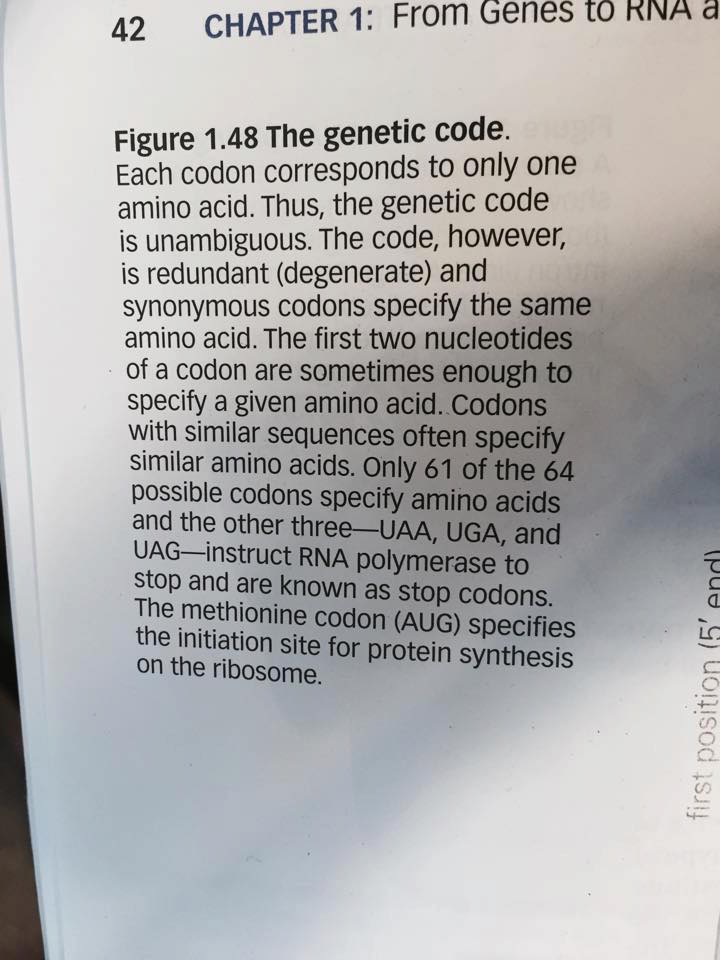
#> input picture im5.jpg, 720 x 960 px
$ python AdaptiveThresholding.py
#> lines starting #> are read from the running program, lines starting #| are printed output that depends on the picture; after the words box and inside, x2 and y2 are one past the last pixel; in counts of white or black regions, pixels touching at a corner belong together
from PIL import Image
import numpy as np
from PIL import ImageEnhance

def threshold(filename, step=20):
#> called with filename = 'im5.jpg', step = 5
    img    = Image.open(filename).convert("L")
    img = ImageEnhance.Contrast(img).enhance(1.2)
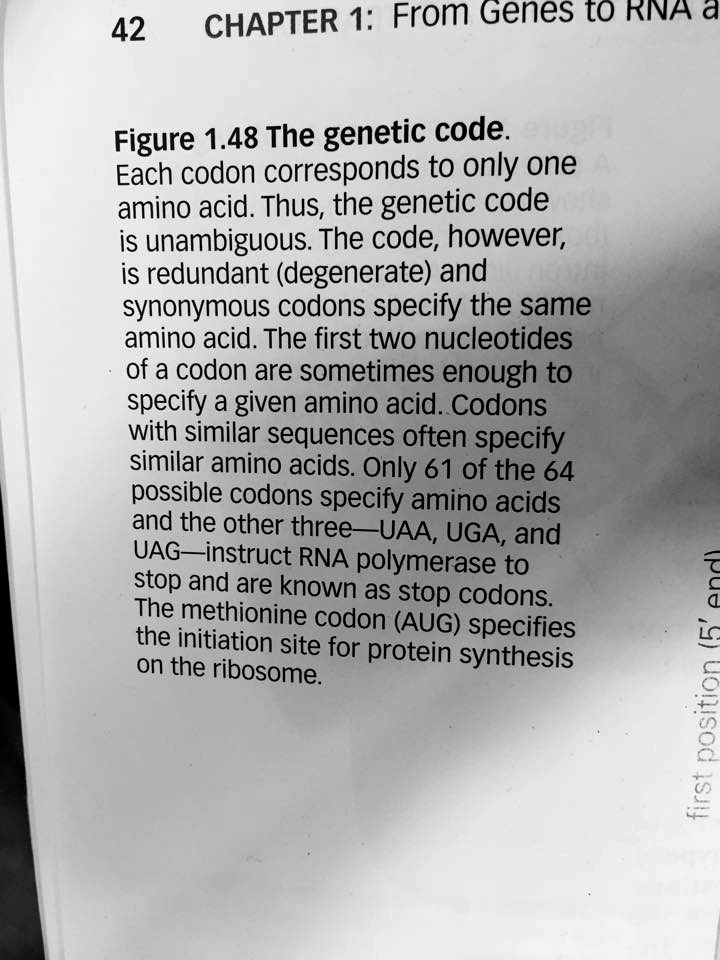
#> img: PIL image 720x960 L; min 0, max 255, mean 175.3
    pixels = list(img.getdata())
#> pixels = 691200 items
    arr    = np.array(pixels)
    arr2d  = arr.reshape(img.size)
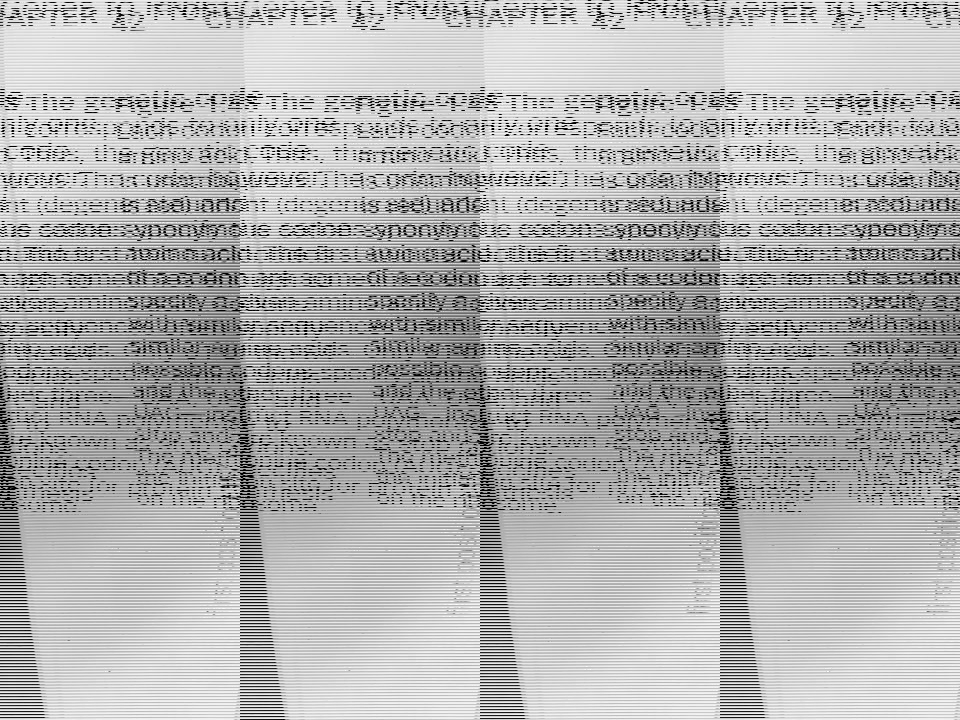
#> arr2d: shape (720, 960) int64; min 0, max 255, mean 175.3

    blocks = np.reshape(arr2d, (-1, step, step))
    for block in blocks:
        factor = 1.2 # CHANGE DEPENDING ON RESULT -> Need algorithm
        mean   = np.mean(block)
        thresh = mean/factor

        block[block <= thresh] = 0
        block[block > thresh] = 1
#> this loop made 27648 passes
#> (mean, thresh) on passes 1 to 3: (203.1, 169.2), (227.1, 189.3), (233.9, 194.9)

    arr2d = np.reshape(blocks, (1, -1))

    img2  = Image.new("1", img.size)
#> img2: PIL image 720x960 1; every value is 0
    img2.putdata(arr2d[0].tolist())
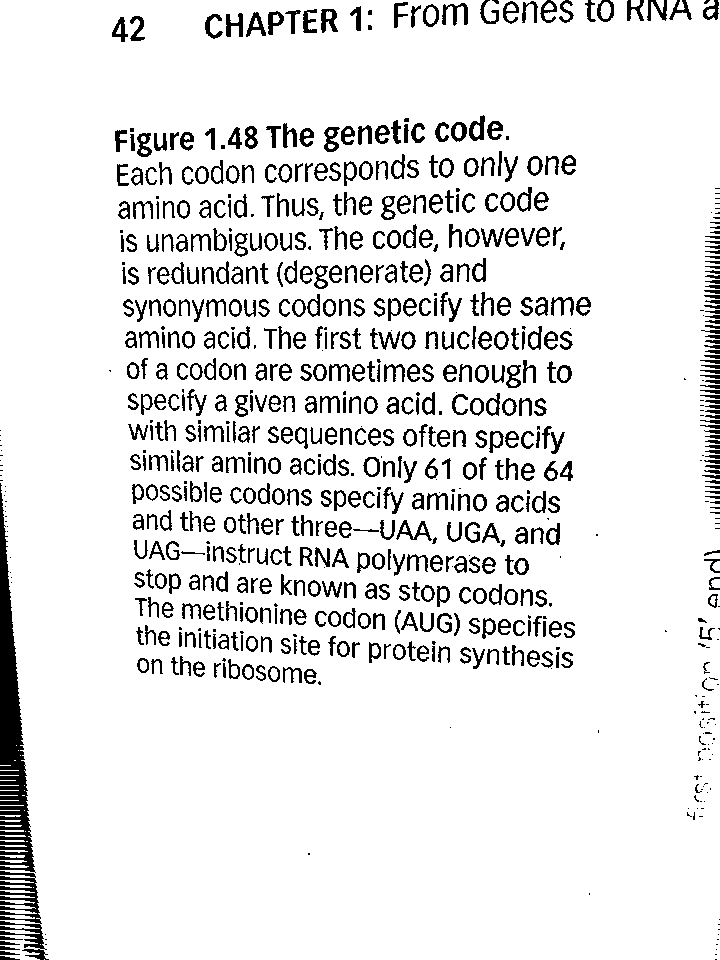
#> img2: PIL image 720x960 1; 90.5% white; 791 black regions (189 under 20 px), largest, box (x1, y1, x2, y2) and area: (0, 483, 36, 873) 5943, (0, 871, 49, 960) 1674, (442, 3, 468, 26) 262
    img2.save("test.jpg")
    img2.show()


    return img2

threshold("im5.jpg", 5)

$ run again, with im6.jpg copied over im5.jpg
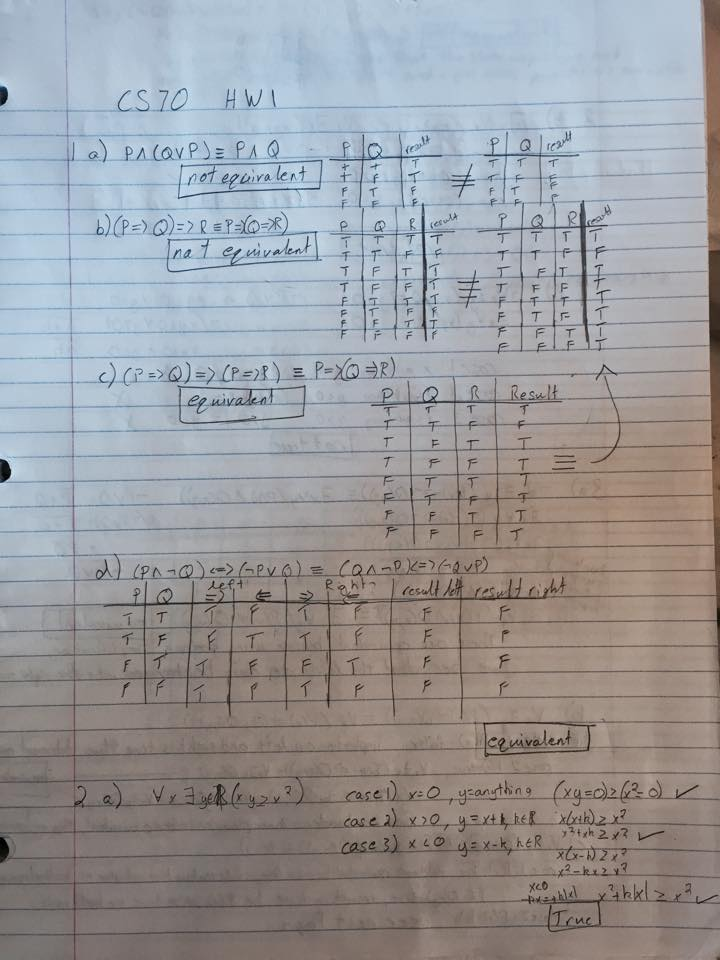
#> input picture im6.jpg, 720 x 960 px
#> pixels = 691200 items
#> in threshold, `arr2d  = arr.reshape(img.size)`:
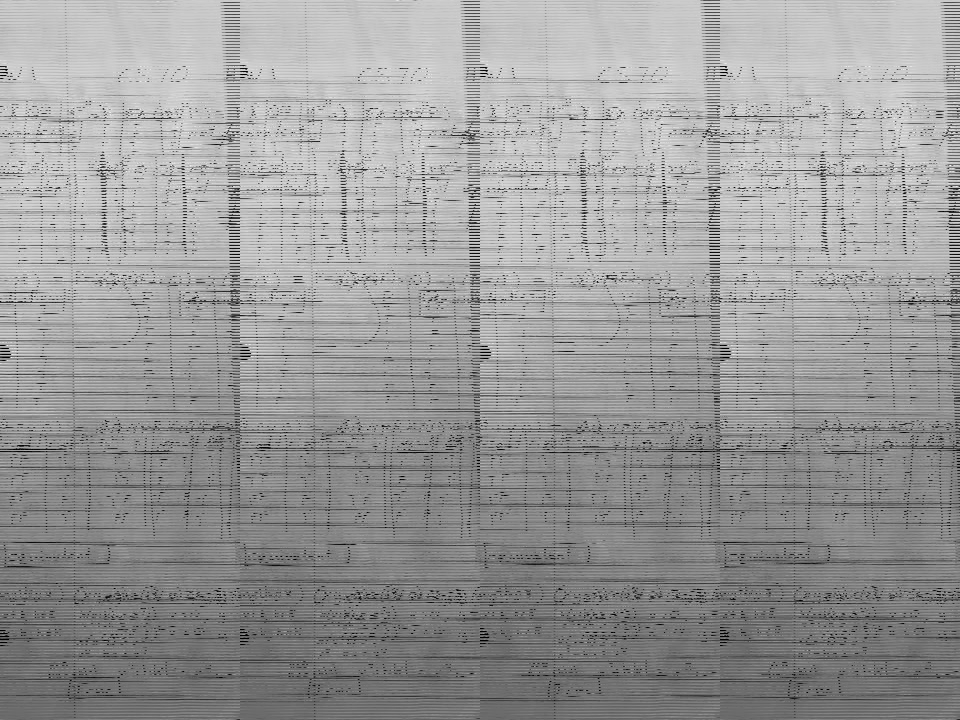
#> arr2d: shape (720, 960) int64; min 0, max 251, mean 153.8
#> the loop in threshold, `for block in blocks:` made 27648 passes
#> (mean, thresh) on passes 1 to 3: (186, 155), (188.5, 157.1), (185, 154.2)
#> in threshold, `img2.putdata(arr2d[0].tolist())`:
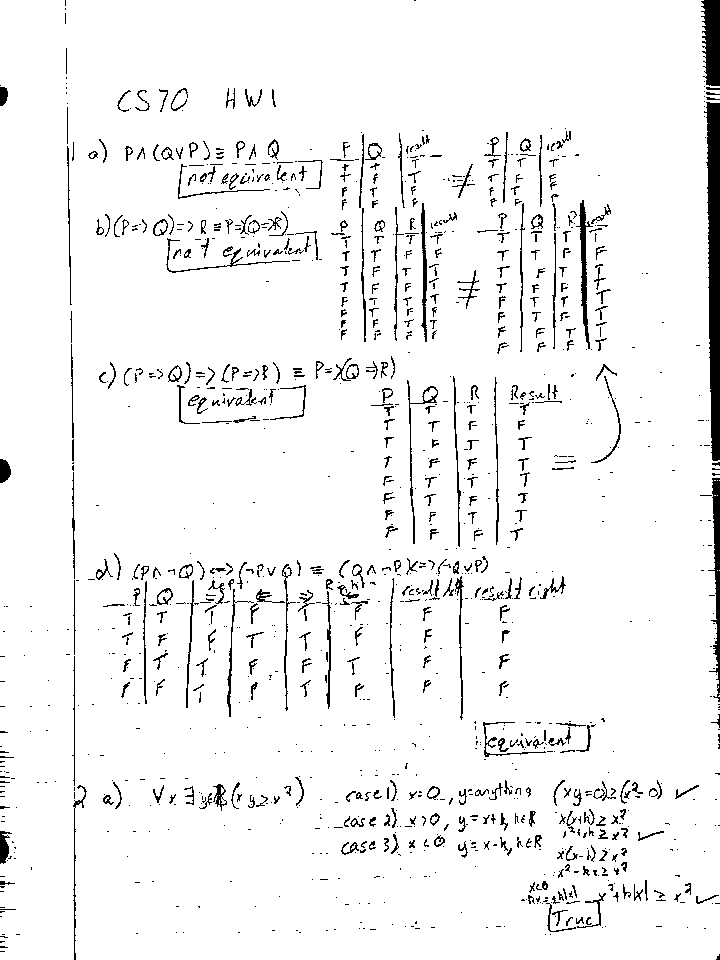
#> img2: PIL image 720x960 1; 95% white; 1271 black regions (818 under 20 px), largest, box (x1, y1, x2, y2) and area: (704, 102, 720, 461) 3933, (701, 0, 720, 86) 1319, (708, 478, 720, 702) 1084
